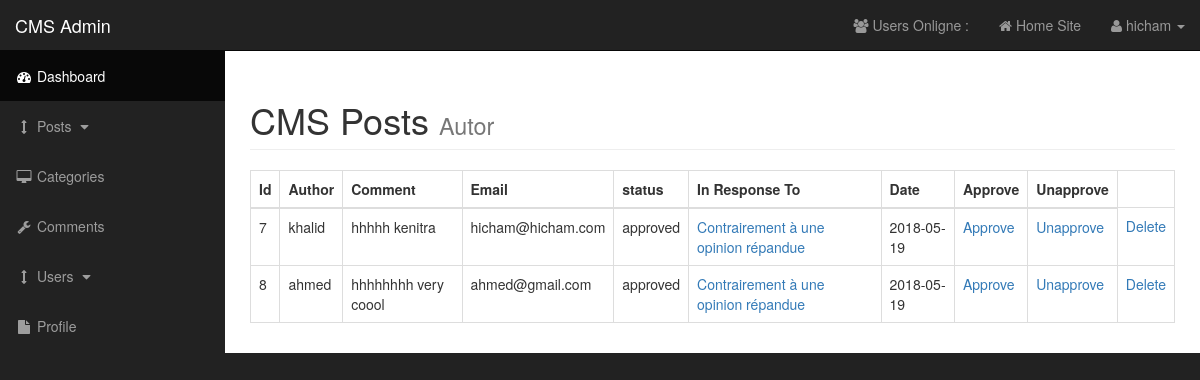
Page /admin/post_comments.php?id=7 (signed in) on the committed database.
### tables this page shows
CREATE TABLE `comments` (
  `comment_id` int(3) NOT NULL,
  `comment_post_id` int(3) NOT NULL,
  `comment_author` varchar(255) NOT NULL,
  `comment_email` varchar(255) NOT NULL,
  `comment_content` text NOT NULL,
  `comment_status` varchar(255) NOT NULL,
  `comment_date` date NOT NULL
);

CREATE TABLE `posts` (
  `post_id` int(3) NOT NULL,
  `post_category_id` int(3) NOT NULL,
  `post_title` varchar(255) NOT NULL,
  `post_autor` varchar(255) NOT NULL,
  `post_user` varchar(255) NOT NULL,
  `post_date` date NOT NULL,
  `post_image` text NOT NULL,
  `post_content` text NOT NULL,
  `post_tags` varchar(255) NOT NULL,
  `post_comment_count` int(11) NOT NULL,
  `post_status` varchar(255) NOT NULL DEFAULT 'draft',
  `post_views_count` int(11) NOT NULL,
  `count_view_post` int(11) NOT NULL
);

### admin/post_comments.php (the view, shortened to what this page needs)
<?php include("includes/admin_header.php");?>
<?php include("includes/admin_navigation.php");?>
        <div id="page-wrapper">
            <div class="container-fluid">
                <div class="row">
                    <div class="col-lg-12">
                        <h1 class="page-header">
                            CMS Posts
                            <small>Autor</small>
                        </h1>
<table class="table table-bordered table-hover">
                                <thead>
                                    <th>Id</th>
                                    <th>Author</th>
                                    <th>Comment</th>
                                    <th>Email</th>
                                    <th>status</th>
                                    <th>In Response To</th>
                                    <th>Date</th>
                                    <th>Approve</th>
                                    <th>Unapprove</th>
                                </thead>
                                <tbody>
                                 <?php
                                    $query = "SELECT * FROM comments where comment_post_id =" . mysqli_real_escape_string($connection , $_GET['id']). " ";
                                    $select_all_comments = mysqli_query($connection,$query);
                                    while ($row = mysqli_fetch_assoc($select_all_comments)) {
                                        $id = $row['comment_id'];
                                        $Author = $row['comment_author'];
                                        $email = $row['comment_email'];
                                        $content = $row['comment_content'];
                                        $status = $row['comment_status'];
                                        $date = $row['comment_date'];
                                        $id_post = $row['comment_post_id'];
                                        $query_post = "SELECT * FROM posts WHERE post_id = {$id_post} ";
                                           $select_all_posts = mysqli_query($connection,$query_post);
                                            while ($row = mysqli_fetch_assoc($select_all_posts)) {
                                            $title_post = $row['post_title'];
                                            $id_post_com = $row['post_id'];}
                                        echo" <tr>
                                    <td>{$id}</td>
                                    <td>{$Author}</td>
                                    <td>{$content}</td>
                                    <td>{$email}</td>
                                    <td>{$status}</td>
                                    <td><a href='../post.php?idpost={$id_post_com}'>{$title_post}</a></td>
                                    <td>{$date}</td>
                                    <td><a href='comments.php?approve={$id}'>Approve</a></td>
                                    <td><a href='comments.php?unapprove={$id}'>Unapprove</a></td>
                                    <td><a href='post_comments.php?delete={$id}&id={$_GET['id']}'>Delete</a></td>
                                    </tr>";
                                    }
                                 ?>
                                </tbody>
                            </table>
                                          </div>
                </div>
            </div>
        </div>
   <?php include("includes/admin_footer.php");?>

### admin/css/sb-admin.css (style rules this page uses)
body { margin-top: 100px; background-color: #222; }
@media (min-width:768px) { body { margin-top: 50px; } }
#page-wrapper { width: 100%; padding: 0; background-color: #fff; }
@media (min-width:768px) { #page-wrapper { padding: 10px; } }

### rows in the picture
comments: comment_id "7", comment_author "khalid", comment_content "hhhhh kenitra", comment_email "hicham@hicham.com", comment_status "approved", posts.post_title "Contrairement à une opinion répandue", comment_date "2018-05-19"
comments: comment_id "8", comment_author "ahmed", comment_content "hhhhhhhh very coool", comment_email "ahmed@gmail.com", comment_status "approved", posts.post_title "Contrairement à une opinion répandue", comment_date "2018-05-19"

### other values in the picture
$_SESSION['firstname'] "hicham"
